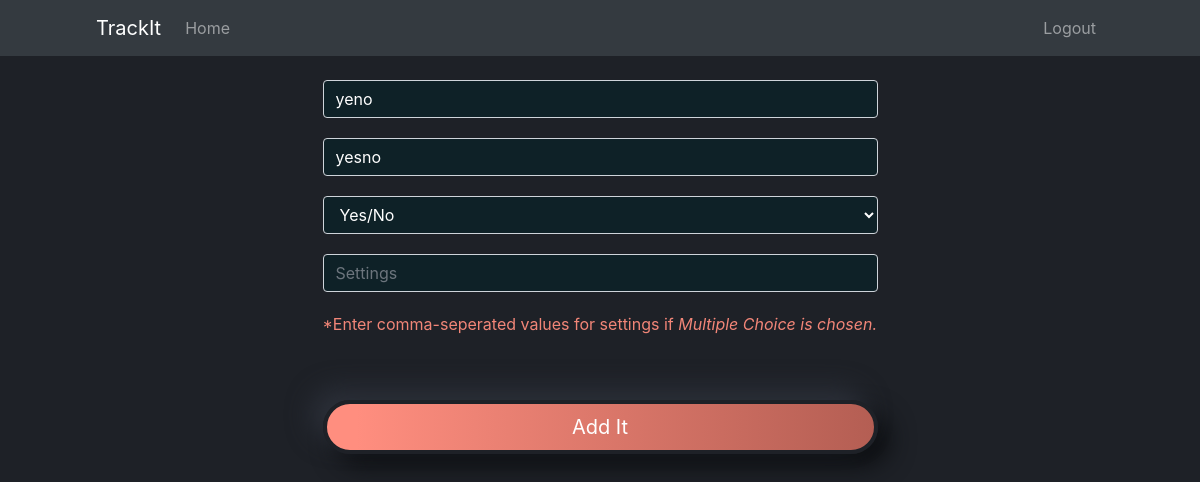
The app's page /tracker/3/update (signed in) with its own data.
### application/models.py (models this page shows, shortened)
class Tracker(db.Model):
    __tablename__ = 'tracker'
    id = db.Column(db.Integer, autoincrement=True, primary_key=True)
    name = db.Column(db.String, nullable=False)
    description = db.Column(db.String(1000))
    tracker_type = db.Column(db.String, nullable=False)
    settings = db.Column(db.String, default=None)
    user_id = db.Column(db.Integer, db.ForeignKey('user.id', ondelete="CASCADE"), nullable=False)
    logs = db.relationship('Log', backref='tracker', lazy=True)

### application/controllers.py (the view, shortened to what this page needs)
@app.route('/tracker/<int:tracker_id>/update', methods=["GET", "POST"])
@login_required
def update_tracker(tracker_id):
	tracker = Tracker.query.get_or_404(tracker_id)
	if tracker.user_id != current_user.id:
		abort(403)
	form = AddTrackerForm()
	form.name.data = tracker.name
	form.description.data = tracker.description
	form.tracker_type.data = tracker.tracker_type
	form.settings.data = tracker.settings
	return render_template("add_tracker.html", form=form, title="Update Tracker")

### application/forms.py (shortened to what this page needs)
class AddTrackerForm(FlaskForm):
	name = StringField(label="Name: ", validators=[DataRequired(), Length(min=2, max=55)])
	description = StringField(label="Description: ", validators=[Length(max=1000)])
	tracker_type = SelectField(label="Type: ", choices=[("num", "Numerical"), ("mct", "Multiple Choice"),
												 ("td", "TIme Duration"), ("bool", "Yes/No")])
	settings = StringField(label="Custom Options: ")
	submit = SubmitField(label="Add It")

### application/controllers.py (called while the page is built)
@login_manager.user_loader
def load_user(user_id):
	return User.query.get(int(user_id))

### application/templates/add_tracker.html (shortened to what this page needs)
{% extends "base.html"%}
{% block content %}
  <div class="container">
     <form method="POST" class="form-register form-pad">
      {% if form.name.errors %}
        {{ form.name(class='form-control is-invalid my-form mt-4', placeholder="Tracker Name")}}
        <div class="invalid-feedback">
          {% for error in form.name.errors %}
            <span>{{ error }}</span>
          {% endfor %}
        </div>
      {% else %}
        {{ form.name(class='form-control my-form mt-4', placeholder="name")}}
      {% endif %}
      {% if form.description.errors %}
        {{ form.description(class='form-control is-invalid my-form', placeholder="Description")}}
        <div class="invalid-feedback">
          {% for error in form.description.errors %}
            <span>{{ error }}</span>
          {% endfor %}
        </div>
      {% else %}
        {{ form.description(class='form-control my-form', placeholder="description")}}
      {% endif %}
      {{ form.tracker_type(class='form-control my-form', placeholder="Tracker Type")}}
      {% if form.settings.errors %}
        {{ form.settings(class='form-control is-invalid my-form', placeholder="Description")}}
        <div class="invalid-feedback">
          {% for error in form.settings.errors %}
            <span>{{ error }}</span>
          {% endfor %}
        </div>
      {% else %}
        {{ form.settings(class='form-control my-form', placeholder="Settings")}}
      {% endif %}
   <div>
     <p class="text-lg-left my-color"> *Enter comma-seperated values for settings if <em>Multiple Choice is chosen. </em></p>
   </div>
			<br><br>
      {{form.submit(class='btn btn-lg btn-block btn-primary my-button')}}
		<br>
        </form>
{% endblock %}

### application/static/styles/style.css (style rules this page uses)
body { background-color: #1e2127; color: white; }
.form-pad { padding: 0px 25% 0px 25%; }
.my-button { background: linear-gradient(90deg, #FF8E7F 5.43%, #B45E53 100%); border: 4px solid #1E2127; box-sizing: border-box; box-shadow: -12px -12px 24px #2B2F38, 12px 12px 24px #0D0F12; border-radius: 40px; padding: 8px 40px; color: white; }
.my-color { color: #F28678; }
.my-form { background-color:#0e2127 !important; color: #ffffff; margin-bottom:20px; }

### records on screen
Tracker: name "yeno", description "yesno", tracker_type "Yes/No"
